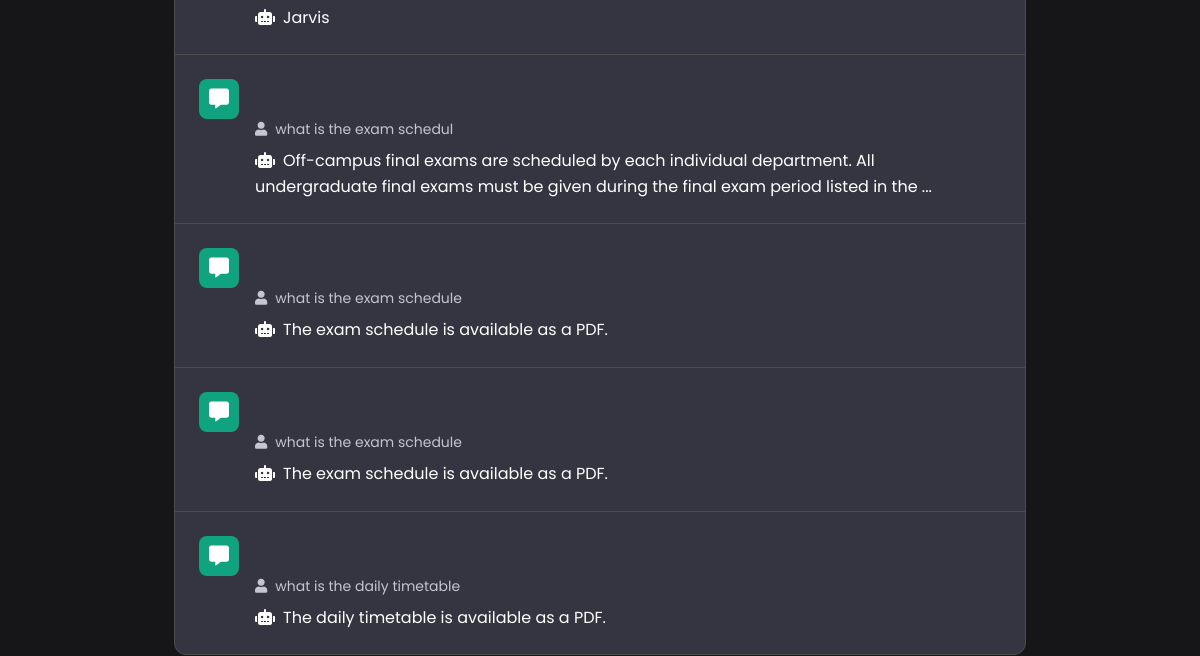
Page /historyPage/ (lower part) on the earlier database version.
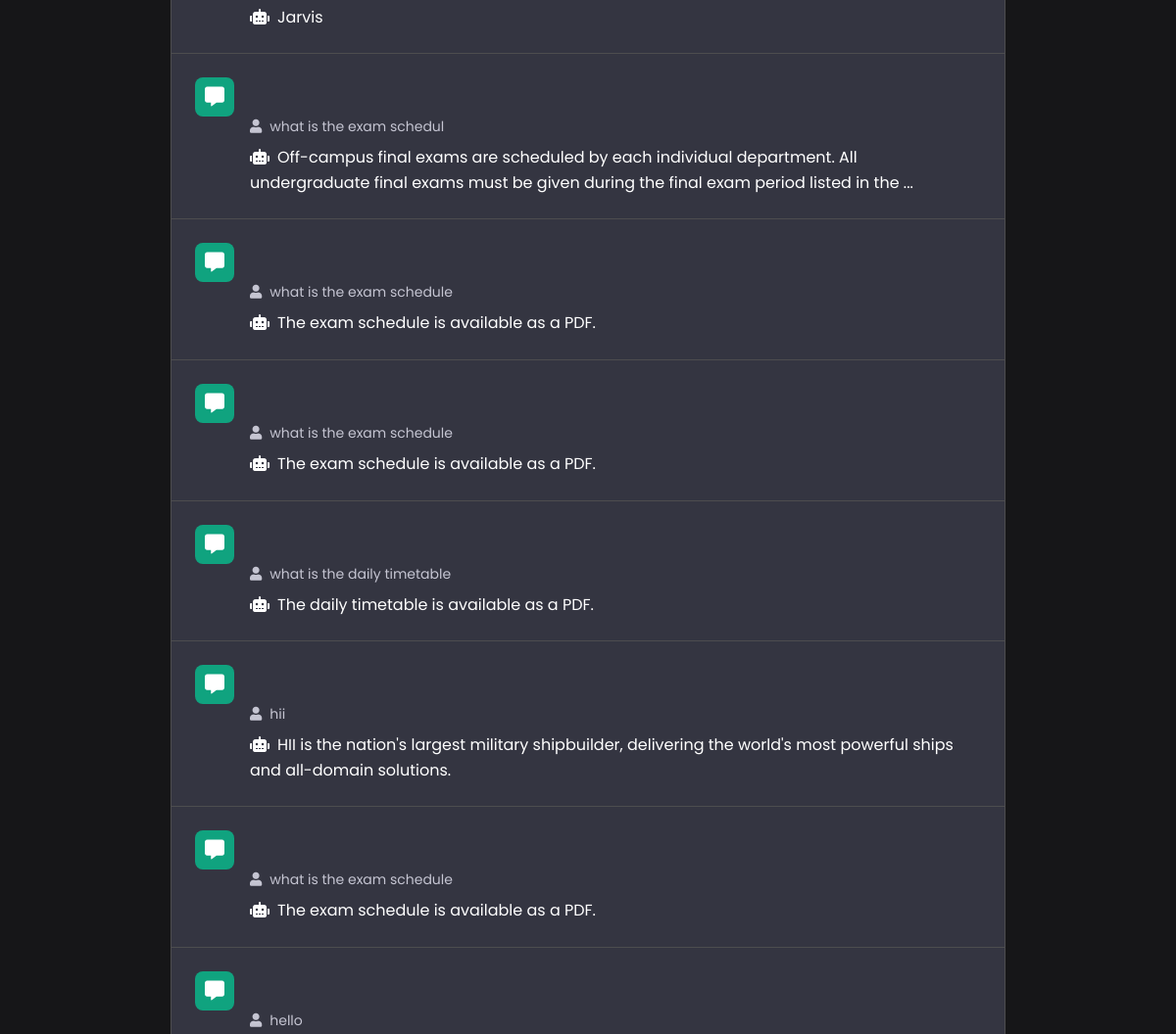
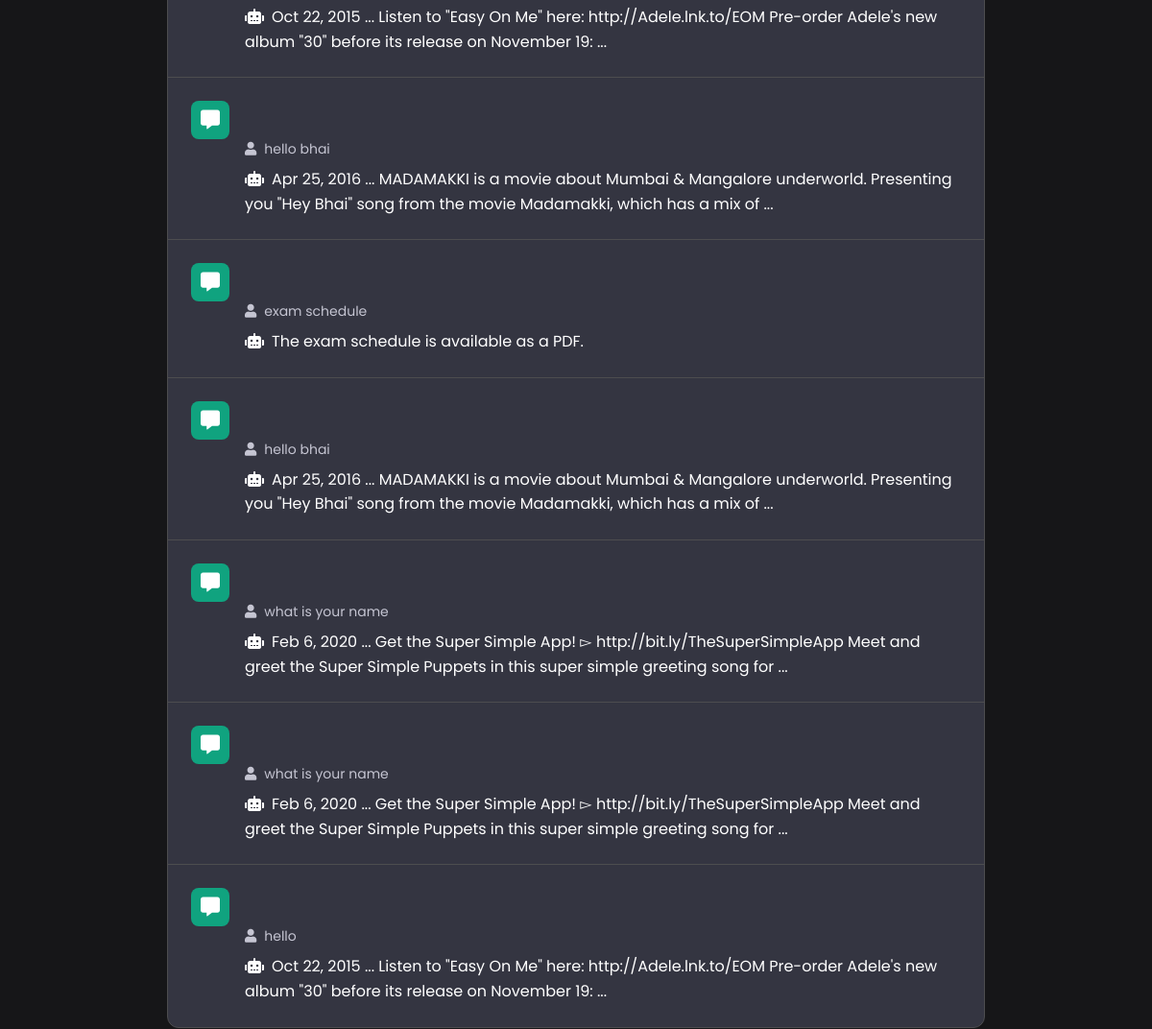
Same page on the later database version (2 pictures, top to bottom).
### chat/models.py (models this page shows, shortened)
class History(models.Model):
    user_input = models.CharField(max_length=1000)
    api_output = models.CharField(max_length=1000)

### chat/views.py (the view)
# urls.py: path('historyPage/', historyPage, name="historyPage"),
def historyPage(request):
    history = History.objects.all()
    return render(request, "history.html", {'history': history})

### templates/history.html (shortened to what this page needs)
<!DOCTYPE html>
<html lang="en">
<head>
    <link rel="stylesheet" href="https://maxcdn.bootstrapcdn.com/bootstrap/4.5.2/css/bootstrap.min.css">
    <link rel="stylesheet" href="https://cdnjs.cloudflare.com/ajax/libs/font-awesome/5.15.3/css/all.min.css">
    <link rel="stylesheet" href="https://cdnjs.cloudflare.com/ajax/libs/highlight.js/11.7.0/styles/a11y-dark.min.css">
</head>
<body>
    <div class="history-container">
        <div class="history-list">
            {% if history %}
                {% for history in history %}
                <div class="history-item">
                    <div class="chat-icon">
                        <i class="fas fa-comment-alt"></i>
                    </div>
                    <div class="chat-content">
                        <div class="user-message">
                            <i class="fas fa-user mr-2"></i>{{history.user_input}}
                        </div>
                        <div class="bot-response">
                            <i class="fas fa-robot mr-2"></i>{{history.api_output}}
                        </div>
                    </div>
                </div>
                {% endfor %}
            {% endif %}
        </div>
    </div>
</body>
</html>

Differences in the rows shown:
added History: user_input "hii", api_output "HII is the nation's largest military shipbuilder, delivering the world's most powerful ships and all-domain solutions."
added History: user_input "what is the exam schedule", api_output "The exam schedule is available as a PDF."
added History: user_input "hello", api_output "Oct 22, 2015 ... Listen to \"Easy On Me\" here: http://Adele.lnk.to/EOM Pre-order Adele's new album \"30\" before its release on November 19: ..."
added History: user_input "hello bhai", api_output "Apr 25, 2016 ... MADAMAKKI is a movie about Mumbai & Mangalore underworld. Presenting you \"Hey Bhai\" song from the movie Madamakki, which has a mix of ..."
added History: user_input "exam schedule", api_output "The exam schedule is available as a PDF."
added History: user_input "hello bhai", api_output "Apr 25, 2016 ... MADAMAKKI is a movie about Mumbai & Mangalore underworld. Presenting you \"Hey Bhai\" song from the movie Madamakki, which has a mix of ..."
added History: user_input "what is your name", api_output "Feb 6, 2020 ... Get the Super Simple App! ▻ http://bit.ly/TheSuperSimpleApp Meet and greet the Super Simple Puppets in this super simple greeting song for ..."
added History: user_input "what is your name", api_output "Feb 6, 2020 ... Get the Super Simple App! ▻ http://bit.ly/TheSuperSimpleApp Meet and greet the Super Simple Puppets in this super simple greeting song for ..."
added History: user_input "hello", api_output "Oct 22, 2015 ... Listen to \"Easy On Me\" here: http://Adele.lnk.to/EOM Pre-order Adele's new album \"30\" before its release on November 19: ..."
